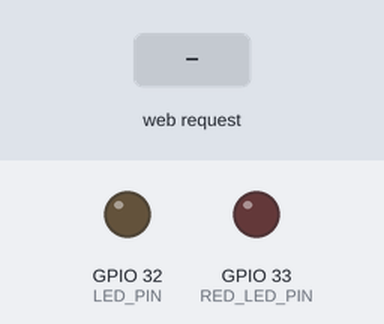
The program below on a simulated ESP32. Parts: output pins drawn as LEDs (lit = HIGH). The test bench sets the inputs (shaded band). WiFi joins after 1.5 s; servers stay silent unless stated; what the program prints to the serial monitor is not drawn.

Above: at 2.7 s.
2.8 s: HTTP request GET / received
At 3.7 s:
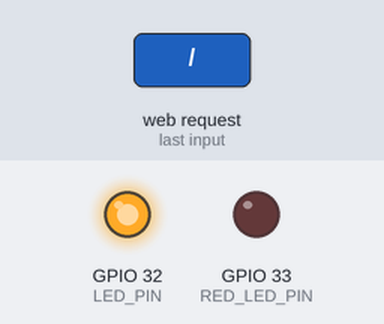
Timing chart, 0 to 5.8 s (numbered marks = the images above; inputs shaded):
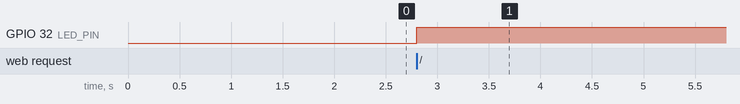

The program:

main.cpp
```cpp
#include <WiFi.h>
#include <WiFiClient.h>
#include <WebServer.h>
#include "SensorReadings.h"
#include "WebPage.h"
#include <WiFiManager.h>

// Create a web server object
WebServer server(80);

SensorReadings readings;
WebPage page(&readings);

// Handle root url (/)
void handleRoot()
{
  readings.updateStatus();
  server.send(200, "text/html", page.getHTML());
}

void setup()
{
  Serial.begin(115200);
  WiFiManager wm;

  bool res;
  res = wm.autoConnect("Weather-live", "password"); // password protected ap

  if (!res)
  {
    Serial.println("Failed to connect");
    // ESP.restart();
  }
  else
  {
    // if you get here you have connected to the WiFi
    Serial.println("connected.... :)");
  }
  Serial.println(WiFi.localIP());

  server.on("/", handleRoot);
  server.on("/soil", HTTP_GET, []()
            { server.send(200, "application/json", readings.getSoilDataAsJson()); });
  server.on("/gas", HTTP_GET, []()
            { server.send(200, "application/json", readings.getGasDataAsJson()); });

  server.begin();
  Serial.println("HTTP server started");
}

void loop()
{
  server.handleClient();
}
```

SensorReadings.h
```cpp
#ifndef SensorReadings_h
#define SensorReadings_h

#include <Arduino.h>

#define SOIL_PIN 35
#define GAS_PIN 34
#define LED_PIN 32
#define RED_LED_PIN 33
#define THRESHOLD 2000

class SensorReadings {
  public:
    SensorReadings();
    void updateStatus();
    int getSoilValue();
    int getGasValue();
    String getSoilStatus();
    String getSoilDataAsJson();
    String getGasDataAsJson();

  private:
    int soilValue;
    int gasValue;
    String soilStatus;
    void readSensors();
    void updateLEDs();
};

#endif
```

WebPage.h
```cpp
#ifndef WebPage_h
#define WebPage_h

#include <Arduino.h>
#include "SensorReadings.h"

class WebPage {
  public:
    WebPage(SensorReadings* readings);
    String getHTML();

  private:
    SensorReadings* readings;
};

#endif
```

SensorReadings.cpp
```cpp
#include "Arduino.h"
#include "SensorReadings.h"
#include <ArduinoJson.h>

SensorReadings::SensorReadings() {
  pinMode(SOIL_PIN, INPUT);
  pinMode(GAS_PIN, INPUT);
  pinMode(LED_PIN, OUTPUT);
  pinMode(RED_LED_PIN, OUTPUT);
}

void SensorReadings::readSensors() {
  soilValue = analogRead(SOIL_PIN);
  gasValue = analogRead(GAS_PIN);
}

void SensorReadings::updateStatus() {
  readSensors();

  if (soilValue > THRESHOLD) {
    soilStatus = "Dry";
  } else {
    soilStatus = "Wet";
  }

  updateLEDs();
}

void SensorReadings::updateLEDs() {
  if (gasValue >= 58) {
    digitalWrite(LED_PIN, HIGH);
    digitalWrite(RED_LED_PIN, LOW);
  } else {
    digitalWrite(LED_PIN, LOW);
    digitalWrite(RED_LED_PIN, HIGH);
  }
}

int SensorReadings::getSoilValue() {
  return soilValue;
}

int SensorReadings::getGasValue() {
  return gasValue;
}

String SensorReadings::getSoilStatus() {
  return soilStatus;
}

String SensorReadings::getSoilDataAsJson() {
    StaticJsonDocument<100> doc;
    doc["value"] = getSoilValue();
    doc["status"] = getSoilStatus();
    String json;
    serializeJson(doc, json);
    return json;
}

String SensorReadings::getGasDataAsJson() {
    StaticJsonDocument<100> doc;
    doc["value"] = getGasValue();
    String json;
    serializeJson(doc, json);
    return json;
}
```

WebPage.cpp
```cpp
#include "WebPage.h"

WebPage::WebPage(SensorReadings* readings) : readings(readings) {}

String WebPage::getHTML() {
    String html = R"(
    <!DOCTYPE html>
    <html>
    <head>
        <meta name="viewport" content="width=device-width, initial-scale=1">
        <link href="https://stackpath.bootstrapcdn.com/bootstrap/4.5.0/css/bootstrap.min.css" rel="stylesheet">
        <script src="https://code.jquery.com/jquery-3.5.1.min.js"></script>
        <script src="https://stackpath.bootstrapcdn.com/bootstrap/4.5.0/js/bootstrap.min.js"></script>
        <style>
            body { padding: 20px; }
            .sensor { font-weight: bold; margin-top: 20px; }
        </style>
    </head>
    <body>
        <div class="container">
            <div class="jumbotron text-center">
                <h2 class="display-4">Weather Live</h2>
                <a class="btn btn-primary mt-4" href="https://r5nzumpc6j2o6nm7zqzszq.on.drv.tw/Weather-live/">More Weather</a>
            </div>
            <div class="row mt-5">
                <div class="col-md-6 sensor">
                    <div class="card">
                        <div class="card-header text-center">
                            <h3>Soil Moisture</h3>
                        </div>
                        <div class="card-body">
                            <h4 class="value" id="soilValue"></h4>
                            <p class="status" id="soilStatus"></p>
                        </div>
                    </div>
                </div>
                <div class="col-md-6 sensor">
                    <div class="card">
                        <div class="card-header text-center">
                            <h3>Carbon Dioxide</h3>
                        </div>
                        <div class="card-body">
                            <h4 class="value" id="gasValue"></h4>
                        </div>
                    </div>
                </div>
            </div>
        </div>

        <script>
            function fetchSensorData() {
                $.getJSON('/soil', function(data) {
                    $('#soilValue').text(data.value);
                    $('#soilStatus').text(data.status);
                });
                $.getJSON('/gas', function(data) {
                    $('#gasValue').text(data.value);
                });
            }
            setInterval(fetchSensorData, 1000); // Fetch every 1 second
        </script>
    </body>
    </html>
    )";
    return html;
}
```

Measured:
- after the input at 2.8 s, GPIO 32 (LED_PIN): LOW → HIGH at once
